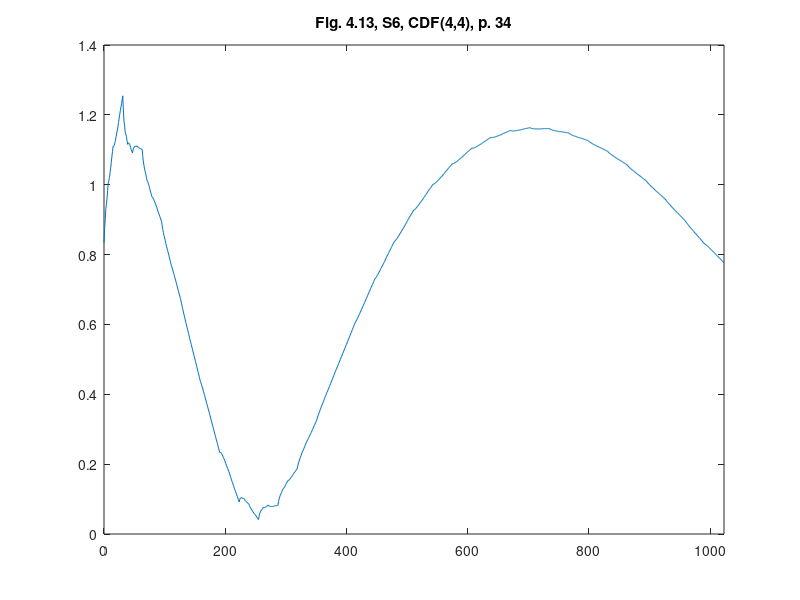

The MATLAB script that drew this image:
%% ========================================================================
%% Programmatic octave notes on "Ripples in Mathematics" by A. Jensen
%% and A. la Cour-Harbo written with a deep gratitude to the authors for
%% this wonderful text. 
%% 
%% Reconstruction of graphs in Figure 4.13, top, p.34, Ch 04, S6, CDF(2,4)
%%
%% Author: Vladimir Kulyukin
%% 
%% NB: I have tested this code in Octave 4.
%% =========================================================================
t = [0:1023];

y_fig_4_13_s6_p34 = [
0.8334374694168124
0.8746018454451339
0.9000520197714186
0.9297128017534636
0.9436593820334725
0.9618165699692416
0.9841843655607714
1.0054239322312957
1.0109492971997835
1.0206852698240316
1.0346318501040406
1.0474502014630438
1.0644791604778079
1.0803798905715662
1.0951523917443196
1.1102272009453331
1.1095878084443114
1.1131590235990494
1.120940846409548
1.1275944402990412
1.1384586418442948
1.1481946144685429
1.156802358171786
1.1657124099032892
1.1788330692905538
1.1908254997568126
1.2016897013020662
1.2128562108755803
1.2228944915280895
1.2332350802088594
1.2438779769178898
1.254439870434882
1.2110979812394718
1.1821995670908323
1.1677446279889643
1.1494195714124142
1.1455379898826357
1.1377862908781755
1.126164474399034
1.1155796527718467
1.1194383061914315
1.1194268421363345
1.1155452606065561
1.1127006739287317
1.1059859697762262
1.1003082604756749
1.0956675460270784
1.0907489696453452
1.1002738683103839
1.1059286495007408
1.1077133132164163
1.1105349717840463
1.1094865128769946
1.1094750488218974
1.1105005796187546
1.1112482484824753
1.1081257998715153
1.1060403461125092
1.104991887205458
1.1036655663652697
1.1033762403770364
1.1028090524556662
1.1019640026011595
1.1011934056272439
1.0804549230049674
1.0650668192167259
1.0550290942625198
1.0435577396205333
1.0374367638125825
1.0298821583168511
1.0208939231333396
1.0122898278669137
1.009036111434524
1.0043487653143537
0.9982277895064031
0.9924909536155382
0.9853204880368931
0.9785341623753336
0.9721319766308607
0.9656268609058234
0.9644721240148226
0.9618837574360412
0.9578617611694791
0.954223904820003
0.9491524187827467
0.9444650726625761
0.940161866459492
0.9357557302758437
0.9299159644044154
0.9244603384500729
0.9193888524128164
0.914214436394996
0.9094241602942621
0.904530954212964
0.8995348181511023
0.8945662620944093
0.8821806799729595
0.8717824839958015
0.863371674162936
0.8544283458176585
0.8474724036166736
0.8399839429032765
0.8319629636774675
0.8240846723570137
0.8181937671808528
0.8117703434922795
0.8048144012912944
0.7980011469956646
0.7906553741876231
0.7834522892849367
0.7763918922876059
0.7692932621812651
0.7641820182192176
0.7585382557447576
0.7523619747578856
0.7463283816763691
0.7397622700824406
0.7333388463938673
0.7270581106106495
0.7207391417184219
0.7138876543137829
0.7071788548144988
0.7006127432205703
0.6940083985176319
0.6875467417200493
0.6810468518134568
0.6745087287978546
0.6679808503129355
0.6590536341444863
0.6507693185707082
0.6431279035916019
0.6353142239173396
0.6281434448377491
0.6208004010630027
0.6132850925931008
0.6058159423091499
0.5989896926198712
0.5919911782354363
0.5848203991558458
0.5776957782622065
0.5703988926734118
0.5631481652705682
0.5559435960536762
0.5487266587881341
0.542152622117264
0.535406320751238
0.5284877546900562
0.5216153468148256
0.5145706742444396
0.5075721598600047
0.5006198036615214
0.493655079414388
0.4865180904720994
0.47942725971576183
0.47238258714537573
0.46532554652633973
0.4583146640932553
0.451291413611521
0.4442557950811369
0.43722349055940035
0.43248940333009855
0.42713951063325745
0.4211738124688774
0.41537311888221895
0.4089566198280217
0.40270512535154607
0.3966186354527922
0.39048793271069027
0.38374142450104953
0.37715992086913036
0.370743421814933
0.36428270991738754
0.35798700259756405
0.35164708243439247
0.3452629494278729
0.3388906632170234
0.33190257153863517
0.3250794844379685
0.3184214019150236
0.31171910654873064
0.30518181576015957
0.2986003121282404
0.2919745956529733
0.28536072597337625
0.2789118608715012
0.2724187829262781
0.265881492137707
0.259356048144806
0.25278639130855707
0.24622858126797825
0.23968261802306962
0.23313348043882826
0.23409327076547037
0.23304104992236763
0.22997681790952026
0.2274517026647683
0.22291457625027175
0.2189165666038706
0.21545767372556496
0.21185432494462197
0.20623896499393446
0.20116272181134237
0.1966255953968457
0.19194401307971182
0.18780154753067343
0.18351462607899777
0.17908324872468484
0.1746905782128254
0.16828589653122145
0.16242033161771288
0.15709388347229986
0.1516229794242495
0.14669119214429466
0.1416149489617025
0.13639424987647314
0.13121225763369732
0.12656938215901703
0.12178205078169944
0.1168502635017446
0.11195718306424329
0.10691964672410478
0.10192081722641977
0.09696069457118836
0.09199020044877991
0.09891657748213448
0.10265519749684521
0.10320606049291212
0.10461108040779127
0.10282834330402668
0.10189976311907432
0.10182533985293421
0.10152204593018888
0.09803099498879977
0.09539410096622289
0.09361136386245827
0.09159975610208845
0.0904423052605309
0.08905598376236815
0.08744079160760015
0.0858869251604407
0.08114530169463754
0.07725783514764659
0.07422452551946786
0.07096234523468394
0.06855432186871227
0.06591742784613538
0.06305166316695332
0.060247224195379784
0.058296942142618546
0.05611778943325208
0.05370976606728041
0.05136306840891727
0.04878750009394896
0.04627325748658918
0.04382034058683794
0.04135099151325772
0.052016677243873884
0.05916284100615092
0.06278948280008886
0.06735917766318686
0.06840935055794577
0.07040257652186471
0.07333885555494372
0.07602244427972159
0.07518651103616039
0.0752936308617592
0.0763438037565181
0.07714128634297585
0.07888182199859368
0.08036966734591036
0.08160482238492593
0.08290768558798593
0.08069102682270689
0.07941742112658785
0.0790868684996289
0.0785036255643688
0.07886343569826876
0.07897055552386757
0.0788249850411653
0.07874712272250745
0.07961231347300968
0.08022481391521077
0.08058462404911074
0.08101214234705514
0.08118697033669844
0.08142950649038619
0.08173975080811839
0.08203185277797387
0.09292906267247185
0.10098464246291694
0.1061985921493092
0.11217395432727037
0.11530768640117872
0.11920283096665595
0.12385938802370214
0.1283119252185254
0.12992283230929597
0.13229515189163538
0.13542888396554376
0.13835859617722923
0.14204972088048362
0.14553682572151513
0.1488199107003238
0.15215766263645497
0.1526537844685334
0.1539113187921807
0.15593026560739692
0.15774519256039024
0.16032153200495255
0.16269385158729197
0.16486215130740853
0.16708511798484757
0.1700694971538556
0.17284985646064072
0.17542619590520303
0.1780572023070878
0.18048418884674974
0.18296584234373417
0.18550216279804116
0.18802383528528088
0.1968130471830748
0.20392287695728045
0.2093533246078979
0.21523376134231406
0.21943481595314207
0.22408585964776867
0.22918689242619408
0.23416735099301275
0.2374684274362433
0.24121949296327252
0.24542054757410048
0.2495010279733217
0.2540314974563417
0.2584413927277549
0.2627307137875615
0.2670523426099961
0.26969458930884266
0.2727868250914879
0.2763290499579318
0.27975070061276897
0.2836223403514049
0.287373405878434
0.2910038971938566
0.2946666962719071
0.29877948443375657
0.30277169838399914
0.3066433381226351
0.310547285623899
0.3143306589135563
0.3181463399658416
0.3219943287807549
0.3258336607567627
0.33204822548595253
0.3376263485170912
0.3425680298501789
0.34768024522228874
0.35215601889634773
0.3568023266094289
0.36161916836153235
0.36639031565559765
0.3705250212516121
0.3748302608866486
0.3793060345607076
0.3837361137767284
0.3883367270317716
0.39289164582877667
0.3974008701677438
0.40192233829984053
0.40580736473388673
0.40986292520695494
0.41408901971904544
0.41826941977309773
0.42262035386617247
0.4269255935012091
0.43118513867820774
0.43545692764833605
0.4398992506574869
0.4442958792085996
0.44864681330167433
0.45300999118787877
0.45732747461604534
0.4616572018373416
0.46599917285176795
0.47033786315171255
0.4744859355173582
0.47868508380456204
0.4829353080133243
0.4871718464701522
0.49145946084853875
0.4957333894749908
0.4999936323495088
0.5042575423102053
0.5085725281924602
0.5128738283227808
0.5171614427011672
0.521452724165732
0.5257303198783629
0.5300115826771722
0.5342965125621602
0.5385804598543678
0.5429154830681342
0.547236820529966
0.5515444722398639
0.5558557910359401
0.5601534240800822
0.5644547242104028
0.568759691426902
0.5730636760506209
0.577353974922406
0.5816479408803695
0.5859455739245115
0.5902422243758733
0.5945425419134139
0.5988418768581742
0.6031402292101545
0.6074388448470767
0.6101587865136384
0.6133017325956701
0.6168676830931721
0.6203202898991538
0.6241959011206059
0.6279581686505377
0.6316070924889496
0.6352863866779713
0.6393886852824636
0.6433776401954356
0.6472532514168877
0.6511592329889496
0.6549518708694915
0.6587748791006433
0.6626282576824052
0.6664734985532471
0.6707417438395593
0.6748966454343515
0.6789382033376237
0.6830101315915058
0.686968716153868
0.6909576710668399
0.6949769963304218
0.6989881838830838
0.7028860277442261
0.7068142419559783
0.7107728265183404
0.7147232733697826
0.7187040905718349
0.7226767700629672
0.7266413118431799
0.7306080341164616
0.7323688903483144
0.7347208066045793
0.7376637828852561
0.7404483851097133
0.7438240473585832
0.7470413355512332
0.7501002496876636
0.7532016000245598
0.756894010385869
0.7604280466909581
0.7638037089398279
0.7672218073891635
0.7704815317822796
0.7737836923758618
0.7771282891699101
0.7804615152183134
0.7843858012911293
0.7881517133077254
0.7917592512681021
0.7954092254289447
0.7989008255335679
0.802434861838657
0.8060113343442122
0.8095764361041227
0.8129831638078138
0.8164323277119707
0.8199239278165937
0.823404157175572
0.8269268227350166
0.8304381175488162
0.8339380416169712
0.8374410124672387
0.8385329536404498
0.8402709282685553
0.8426549363515559
0.8448658402920336
0.8477227776874068
0.8504066109402569
0.8529173400505847
0.8554744522761075
0.8586775979565258
0.8617076394944212
0.864564576889794
0.867467897400362
0.870198113768408
0.8729747132516492
0.8757976958500856
0.8786082501302629
0.8820648378653356
0.8853483214578856
0.8884587009079128
0.8916154634731351
0.8945991218958353
0.8976291634337306
0.9007055880868214
0.9037695844216529
0.9066604766139625
0.9095977519214671
0.9125814103441673
0.9155526404486082
0.9185702536682447
0.9215754385696219
0.9245681951527402
0.9275642818936991
0.9281567422824852
0.929393252411242
0.9312738122799697
0.9329817995409867
0.935333836541975
0.9375133009352522
0.939520192720819
0.9415733251972571
0.9442705074136671
0.9467951170223659
0.9491471540233539
0.9515454317152137
0.953771136799363
0.9560430825743839
0.9583612690402765
0.9606670653503926
0.9636169114004804
0.966394184842857
0.9689988856775229
0.9716498272030603
0.9741281961208875
0.9766528057295861
0.9792236560291567
0.9817821161729505
0.9841680037090343
0.9866001319359894
0.9890785008538163
0.9915444796158666
0.9940566990687889
0.9965565283659346
0.9990439675073033
1.0015347265809065
1.0017264131107395
1.0025341342720162
1.0039578900647366
1.0052165798754518
1.0070913043176117
1.008800962777766
1.0103455552559155
1.0119343770306408
1.014139233436811
1.0161790238609754
1.0180537483031349
1.0199727020418705
1.021726589798601
1.0235247068519076
1.0253670532017902
1.0271975483473734
1.0296440781244014
1.031925541919424
1.0340419397324412
1.0362025668420343
1.0381981279696233
1.0402379183937878
1.0423219381145286
1.0443941066309699
1.046301209165406
1.0482525409964183
1.0502481021240064
1.052231812047295
1.0542597512671608
1.0562758392827265
1.058280076093993
1.0602874884258804
1.0601376766634978
1.0605658913550675
1.0615721325005902
1.062423491924572
1.0638528778025074
1.0651273819589018
1.0662470043937557
1.0674081272608185
1.0691472765818344
1.0707315441813097
1.0721609300592447
1.0736318163693885
1.0749478209579924
1.0763053259788047
1.0777043314318266
1.079092216877552
1.0810581287772314
1.0828691589553696
1.0845253074119672
1.0862229563007737
1.0877657234680405
1.0893499910675157
1.0909757590992004
1.0925904071235886
1.094050173426437
1.0955514401614943
1.0970942073287604
1.0986258544887306
1.10019900208091
1.1017610296657934
1.1033119372433808
1.1048658244179426
1.1044120040411483
1.1044961472813772
1.1051182541386306
1.1055962140791444
1.106612137636683
1.1074839142774822
1.1082115440015423
1.1089777977755342
1.1102820151665505
1.1114420856408276
1.112458009198366
1.1135125568058355
1.1144229574965667
1.115371982237229
1.1163596310278234
1.1173369305354297
1.1188521936600608
1.1202233098679524
1.1214502791591054
1.1227158725001896
1.1238373189245352
1.1249973893988123
1.126196083923021
1.1273844291642419
1.1284286274887245
1.1295114498631382
1.130632896287484
1.1317439934288416
1.1328937146201312
1.134033086528433
1.1351621091537474
1.13629390486108
1.1355614035234216
1.13532843907342
1.1355950115110758
1.1357277334430942
1.1363599922627698
1.1368584005768079
1.137222958385209
1.137623381328502
1.1385233411594529
1.139289450484766
1.1399217093044418
1.1405898332590094
1.1411241067079398
1.141694245291762
1.1423002490104763
1.1428966426952598
1.1439925732677017
1.1449546533345054
1.1457828828956718
1.1466469775917298
1.1473772217821512
1.148143331107464
1.1489453055676693
1.1497376699939432
1.1503961839145807
1.1510905629701098
1.1518208071605307
1.1525414413170207
1.1532979406084034
1.1540448298658548
1.1547821090893757
1.155521963313727
1.1545292091460935
1.1540007059978912
1.1539364538691212
1.1537478060546085
1.1540234092595285
1.154174616778706
1.1542014286121414
1.154261572169113
1.1547859667455174
1.1551859656361794
1.155461568841099
1.155770503769555
1.1559550430122691
1.1561729139785195
1.1564241166683067
1.1566663881496895
1.1573729106505053
1.1579550374655785
1.1584127685949095
1.1589038314477764
1.1592704986149023
1.159670497505564
1.1601038281197624
1.1605282275255566
1.160828231245609
1.161161566689198
1.161528233856323
1.161885969815044
1.1622770374973024
1.1626591739711563
1.1630323792366062
1.1634079776121353
1.1621694654869659
1.161363452966953
1.160989940052097
1.1605005392173124
1.160443637987685
1.1602708488381286
1.1599821717686438
1.159724546773716
1.1598994213839458
1.1599584080742464
1.1599015068446188
1.1598756576895484
1.1597339206145496
1.159623235614108
1.159543602688224
1.1594556493840384
1.159800195685011
1.1600288540660544
1.1601416245271694
1.1602854470628412
1.160313381678585
1.1603723683688856
1.160462407133744
1.1605441255203008
1.1605099559869303
1.1605068385281163
1.16053477314386
1.1605543873813025
1.1606050536933024
1.1606473996270013
1.1606814251823994
1.1607176801764434
1.1592457531092073
1.1581779422073302
1.1575142474708124
1.156742270134138
1.1563744089628232
1.1558982651913519
1.1553138388197242
1.1547584266833624
1.1546071307123609
1.1543475521412023
1.1539796909698876
1.1536408440338386
1.1531937144976339
1.1527755991966948
1.1523864981310223
1.1519896227244406
1.1519968634832196
1.1518958216418413
1.151686497200307
1.1515061869940384
1.151217594187614
1.1509580156164554
1.1507274512805632
1.1504891126037622
1.1501424913268055
1.1498248842851144
1.1495362914786895
1.149239924331356
1.148972571419289
1.148697444166313
1.1484145425724286
1.1481337241069123
1.1464397645709277
1.1451244550435662
1.1441877955248279
1.1431496770420646
1.1424902085679252
1.1417292811297608
1.1408668947275717
1.1400316941728577
1.1395751436267678
1.1390171341166526
1.1383576656425132
1.1377253830158487
1.13699164142516
1.136285085681946
1.1356057157862078
1.1349190614645925
1.1346110571516017
1.1342015938745855
1.1336906716335449
1.1332069352399792
1.132621739882389
1.1320637303722738
1.1315329067096342
1.1309947986211177
1.1303552315685774
1.129742850363512
1.1291576550059217
1.1285651752224546
1.1279998812864633
1.1274273029245951
1.1268474401368507
1.1262695292051366
1.1243648864128664
1.1228157403512047
1.1216220910201515
1.12033318662722
1.1193997789648977
1.1183711162406964
1.1172471984546168
1.1161488041854422
1.115405906646877
1.1145677540464332
1.1136343463841105
1.112726462238693
1.1117233230313974
1.1107457073410067
1.1097936151675214
1.1088346839882932
1.108231249539675
1.1075325600291772
1.106738615456801
1.1059701944013303
1.1051065182839812
1.1042683656835368
1.1034557365999982
1.1026362685107167
1.101721545359557
1.1008323457253022
1.0999686696079527
1.0990981544848604
1.0982531628786738
1.097401332266744
1.0965426626490715
1.0956858255374642
1.0935826678732594
1.0918134607946333
1.0903782043015862
1.0888534660188212
1.0876626783216357
1.0863824088347318
1.0850126575581103
1.0836668828547806
1.082655058737031
1.0815537528295627
1.0803629651323772
1.0791961540084831
1.077939861094872
1.0767075447545524
1.0754992049875252
1.0742844407170469
1.0734036270321485
1.0724333315575318
1.0713735542931977
1.0703377536021552
1.0692124711213953
1.0681111652139272
1.0670338358797513
1.0659500820421244
1.0647768464147802
1.0636275873607277
1.0625023048799676
1.0613705978957562
1.0602628674848373
1.0591487125704673
1.0580281331526469
1.0569092751753373
1.0546214884468608
1.0526469152332687
1.0509855555345617
1.0492402705274826
1.0478081990352885
1.046292202234722
1.0446922801257843
1.0431148457354487
1.0418506248599986
1.0405024786761763
1.0390704071839822
1.0376608234103903
1.0361673143284276
1.034696292965067
1.033247759320309
1.0317932001095118
1.0306518544136
1.0294265834093161
1.0281173870966605
1.0268306785026071
1.0254600446001823
1.0241118984163597
1.0227862399511405
1.0214545559198815
1.020038946580251
1.018645824959223
1.017275191056798
1.0158985315883335
1.0145443598384722
1.013184162522571
1.0118179396406313
1.010453331304245
1.0079975493295745
1.0058341464500842
1.0039631226657746
1.0020137561390272
1.000356768707461
0.998621438533457
0.9968077656170158
0.9950150845751431
0.9935147826284518
0.9919361379393228
0.9902791505077564
0.9886431549507587
0.9869288166513239
0.9852354702264576
0.9835631156761606
0.9818851363700248
0.9804995361590704
0.9790355932056782
0.9774933075098488
0.975972013688588
0.97437237712489
0.9727937324357606
0.9712360796212005
0.9696728020508018
0.9680311817379663
0.9664105532996994
0.9648109167360013
0.9632056554164647
0.9616213859714975
0.9600314917706914
0.9584359728140471
0.9568419610061871
0.9542387960148406
0.9519060328040485
0.9498436713738109
0.9477088560048416
0.9458444424164272
0.943907574889281
0.9418982534234034
0.9399083459318973
0.9381888402209462
0.9363968805712631
0.9345324669828488
0.9326874673688059
0.9307700138160317
0.9288719742376288
0.9269933486335977
0.9251095210708116
0.9234960952885805
0.9218102155676176
0.9200518819079232
0.9183129622226002
0.9165015885985459
0.914709628948863
0.9129370832735517
0.9111593356394858
0.9093091340666881
0.9074783464682621
0.9056669728442077
0.9038503972613984
0.9020532356529609
0.9002508720857685
0.8984433065598214
0.8966371348945215
0.893916172900962
0.8914403282371033
0.889209600902946
0.8869131945782439
0.8848619055832435
0.8827449375976983
0.8805622906216091
0.8783972422779955
0.8764773112640836
0.8744917012596269
0.8724404122646263
0.8704067219021014
0.8683073525490325
0.8662255818284395
0.8641614097403224
0.8620925221128454
0.8602687518150699
0.8583793025267499
0.8564241742478855
0.8544866446014973
0.8524834359645648
0.8504978259601083
0.8485298145881277
0.8465570876767874
0.844518681774903
0.8424978745054945
0.8404946658685619
0.8384867416922694
0.8364964161484533
0.834501375065277
0.832501618442741
0.830503125345168
0.8296027895011142
0.8284082033078174
0.826919366765278
0.8255093743661907
0.8238051316178607
0.8221797330129829
0.8206331785515573
0.8190654978655653
0.8172035668303312
0.8154204799385492
0.8137162371902191
0.811990868217323
0.8103443433878795
0.8086766923338697
0.806987915055294
0.8053047985315296
0.8033274316585233
0.8014289089289688
0.7996092303428664
0.797768425532198
0.7960064648649818
0.7942233779731995
0.7924191648568515
0.7906206124953148
0.7889009042772307
0.7871600698345804
0.7853981091673641
0.7836418092549592
0.7818643831179888
0.7800926177358295
0.7783265131084821
0.7765588916864541
];

figure;
plot(t, y_fig_4_13_s6_p34);
xlim([0 1023]);
title('Fig. 4.13, S6, CDF(4,4), p. 34');
